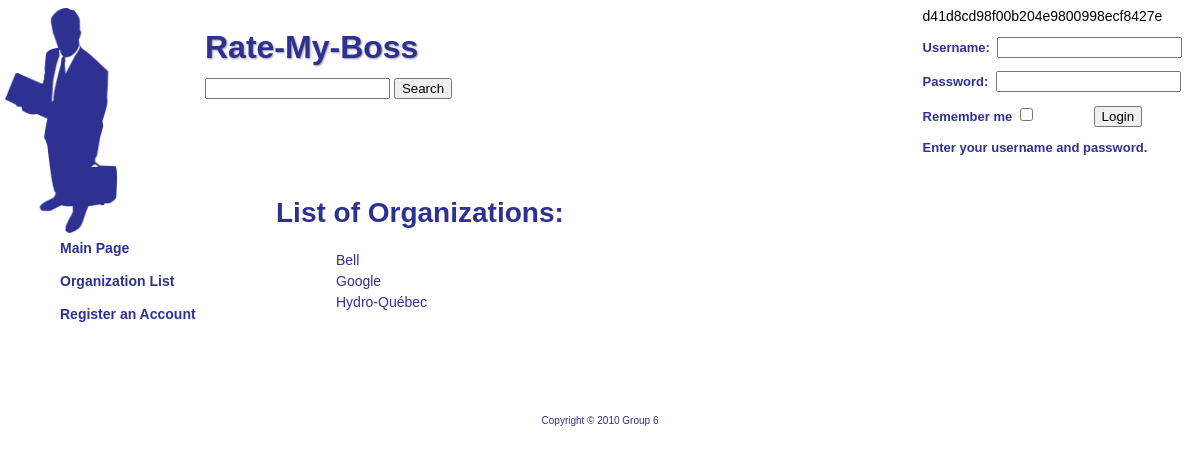
The app's page /index.php?page=organization with its own data.
### tables this page shows
create table organization
(
orgId INT NOT NULL AUTO_INCREMENT,
name VARCHAR(40) NOT NULL,
industryType VARCHAR(40) NOT NULL,
city VARCHAR(40) NOT NULL,
province VARCHAR(40) NOT NULL,
website VARCHAR(40),
numberofEmployees INT,
isPending INT NOT NULL,
PRIMARY KEY (orgId)
);

### php/pages/organization.php (the view, shortened to what this page needs)
<div class="main">
<h2> List of Organizations:</h2>
<ul class="listing">
<?php
$query = "SELECT * FROM organization WHERE NOT isPending";
$result = mysql_query($query);
while($row = mysql_fetch_array($result))
{
    echo "<li>
    <a href='index.php?page=organization&id=${row[orgId]}'>
    {$row[name]}
    </a>
    </li>";
}
?>
</ul>
</div>

### www/style.css (style rules this page uses)
body { font-family: Helvetica, Arial, sans-serif; font-size: 14px; color: #000000; }
h2 { font-size: 2em; color: #2E3192; }
a { color: #2E3192; text-decoration: none; }
.main { margin-top: 168px; margin-left: 268px; margin-right: 50px; }
ul { list-style: none; }
li { padding-left: 20px; padding-bottom: 5px; }

### records on screen
organization: name "Bell"
organization: name "Google"
organization: name "Hydro-Québec"

### other values on screen
$password "d41d8cd98f00b204e9800998ecf8427e"
